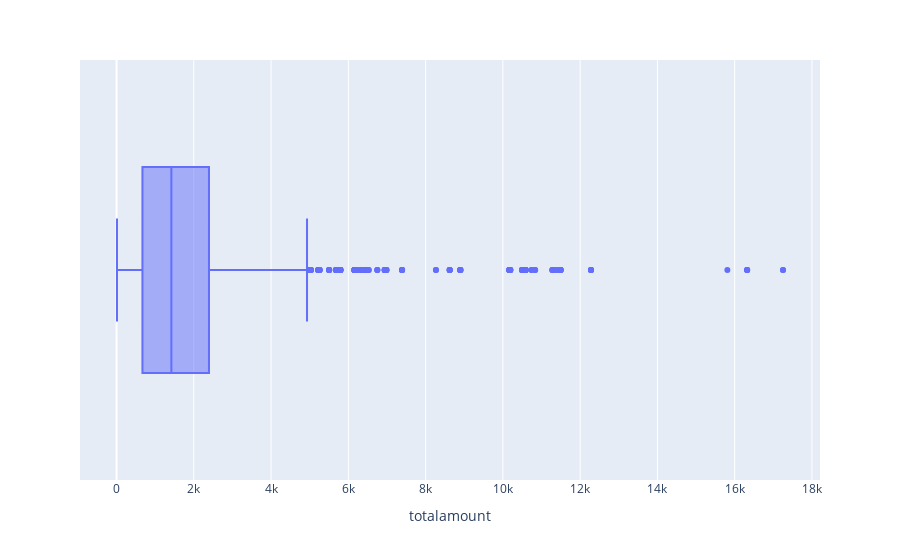

Here is the notebook cell this chart was saved with:
### Code cell
# Boxplot to know the 5 number summary
px.box(data_frame=df, x = 'totalamount')

### Figure 1 — Plotly figure (JSON) as saved in the notebook; plotly's stock layout.template omitted (floating-point values rounded to 4 significant figures; data arrays with more than 128 entries replaced by an {"elided": "..."} marker saying what was removed)
{"data": [{"alignmentgroup": "True", "hovertemplate": "totalamount=%{x}<extra></extra>", "legendgroup": "", "marker": {"color": "#636efa"}, "name": "", "notched": false, "offsetgroup": "", "orientation": "h", "showlegend": false, "type": "box", "x": {"elided": "2155 float values"}, "x0": " ", "xaxis": "x", "y0": " ", "yaxis": "y"}], "layout": {"boxmode": "group", "legend": {"tracegroupgap": 0}, "margin": {"t": 60}, "xaxis": {"anchor": "y", "domain": [0, 1], "title": {"text": "totalamount"}}, "yaxis": {"anchor": "x", "domain": [0, 1]}}}
